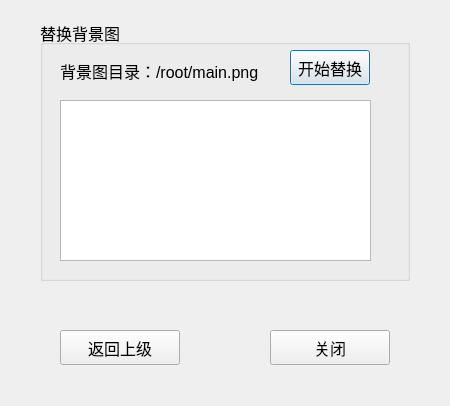
<?xml version="1.0" encoding="UTF-8"?>
<ui version="4.0">
 <class>mainPicture</class>
 <widget class="QDialog" name="mainPicture">
  <property name="geometry">
   <rect>
    <x>0</x>
    <y>0</y>
    <width>450</width>
    <height>406</height>
   </rect>
  </property>
  <property name="font">
   <font>
    <pointsize>12</pointsize>
   </font>
  </property>
  <property name="windowTitle">
   <string>Dialog</string>
  </property>
  <widget class="QGroupBox" name="groupBox">
   <property name="geometry">
    <rect>
     <x>40</x>
     <y>20</y>
     <width>370</width>
     <height>261</height>
    </rect>
   </property>
   <property name="title">
    <string>替换背景图</string>
   </property>
   <widget class="QPushButton" name="pushButton_change">
    <property name="geometry">
     <rect>
      <x>250</x>
      <y>30</y>
      <width>80</width>
      <height>35</height>
     </rect>
    </property>
    <property name="sizePolicy">
     <sizepolicy hsizetype="Preferred" vsizetype="Preferred">
      <horstretch>0</horstretch>
      <verstretch>0</verstretch>
     </sizepolicy>
    </property>
    <property name="minimumSize">
     <size>
      <width>80</width>
      <height>35</height>
     </size>
    </property>
    <property name="maximumSize">
     <size>
      <width>80</width>
      <height>35</height>
     </size>
    </property>
    <property name="text">
     <string>开始替换</string>
    </property>
   </widget>
   <widget class="QTextEdit" name="textEdit_change">
    <property name="geometry">
     <rect>
      <x>20</x>
      <y>80</y>
      <width>311</width>
      <height>161</height>
     </rect>
    </property>
   </widget>
   <widget class="QLabel" name="label">
    <property name="geometry">
     <rect>
      <x>20</x>
      <y>30</y>
      <width>221</width>
      <height>41</height>
     </rect>
    </property>
    <property name="text">
     <string>背景图目录：/root/main.png</string>
    </property>
   </widget>
  </widget>
  <widget class="QPushButton" name="pushButton_return">
   <property name="geometry">
    <rect>
     <x>60</x>
     <y>330</y>
     <width>120</width>
     <height>35</height>
    </rect>
   </property>
   <property name="minimumSize">
    <size>
     <width>0</width>
     <height>35</height>
    </size>
   </property>
   <property name="maximumSize">
    <size>
     <width>16777215</width>
     <height>35</height>
    </size>
   </property>
   <property name="text">
    <string>返回上级</string>
   </property>
  </widget>
  <widget class="QPushButton" name="pushButton_close">
   <property name="geometry">
    <rect>
     <x>270</x>
     <y>330</y>
     <width>120</width>
     <height>35</height>
    </rect>
   </property>
   <property name="minimumSize">
    <size>
     <width>0</width>
     <height>35</height>
    </size>
   </property>
   <property name="maximumSize">
    <size>
     <width>16777215</width>
     <height>35</height>
    </size>
   </property>
   <property name="text">
    <string>关闭</string>
   </property>
  </widget>
 </widget>
 <resources/>
 <connections/>
</ui>
